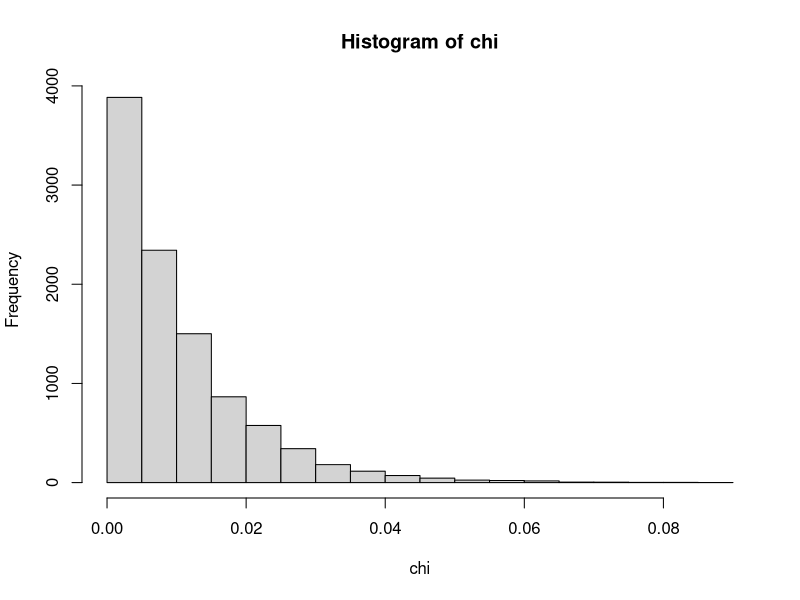
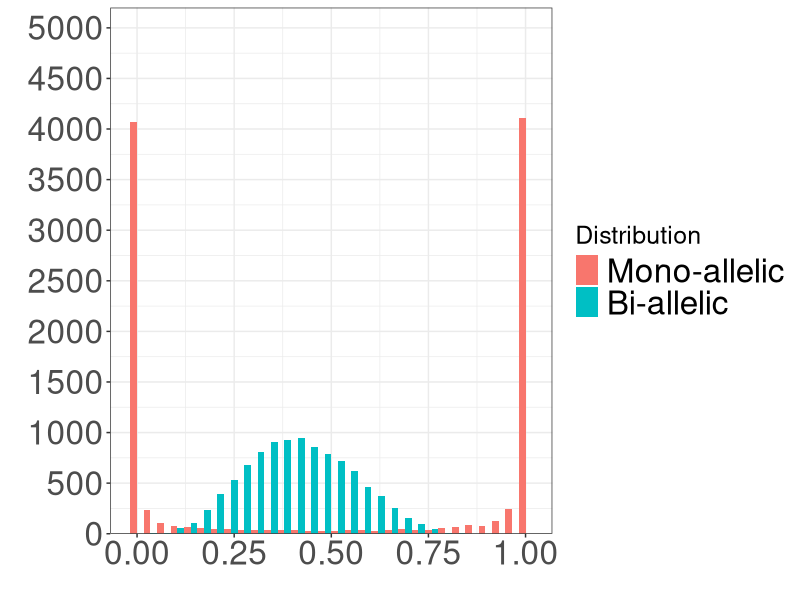

Recreate these plots in R, in order. (Note: this script raises an error after producing the figures.)
library(ggplot2)
#setwd("~/phylo-express-paper/figures/")

epsilon <- 0.01
chi <- rbeta(n = 10000, shape1 = 100 * epsilon, shape2 = 100 * (1 - epsilon))
hist(chi)

PlotFunction <- function(p, base_size = 12) {
  p <- p + theme(axis.title = element_text(size = base_size * 2))
  p <- p + theme(axis.text.x = element_text(size = base_size * 2), axis.text.y = element_text(size = base_size * 2))
  p <- p + theme(plot.title = element_text(size = base_size * 2))
  p <- p + theme(legend.text = element_text(size = base_size * 2), legend.title = element_text(size = base_size*1.5))
  return(p)
}

PlotMixture <- function(alpha0, beta0, alpha_n, beta_n, file_path, base_size = 12) {
  x_mono <- rbeta(n, shape1 = alpha0, shape2 = beta0)
  x_bi <- rbeta(n, shape1 = alpha_n, shape2 = beta_n)

  x_mono.df <- data.frame(y=x_mono, type="Mono-allelic")
  x_bi.df <- data.frame(y=x_bi, type="Bi-allelic")
  df <- rbind(x_mono.df, x_bi.df)
  df$type <- factor(df$type, levels = c("Mono-allelic", "Bi-allelic"))
  p <- ggplot(df, aes(y, fill = type)) + geom_histogram(position = "dodge")
  p <- p + theme_bw()
  p <- p + scale_y_continuous(expand = c(0, 0), breaks = seq(0, 5000, 500), limits = c(0, 5200))
  p <- p + ylab("") + xlab("") + labs(fill = "Distribution")
  p <- p + theme(axis.text.x = element_text(size = base_size*2), axis.text.y = element_text(size = base_size * 2))
  p <- p + theme(legend.text = element_text(size = base_size * 2), legend.title = element_text(size = base_size*1.5))
  ggsave(filename = file_path, p, width = 8, height = 8, units = "in")
  return(list(pl=p, dat=df))
}

set.seed(123)

n <- 10000
alpha_n <- 5
beta_n <- 7

alpha0 <- 0.05
beta0 <- 0.05
ret <- PlotMixture(alpha0, beta0, alpha_n, beta_n, "_figures/supp/scRNA_05.pdf")
write.csv(ret$dat, file = "data/NatComm/SupplementaryFigure7a.csv", quote = F, row.names = F)

alpha0 <- 0.01
beta0 <- 0.01
ret <- PlotMixture(alpha0, beta0, alpha_n, beta_n, "_figures/supp/scRNA_01.pdf")
write.csv(ret$dat, file = "data/NatComm/SupplementaryFigure7b.csv", quote = F, row.names = F)

alpha0 <- 0.005
beta0 <- 0.005
pl <- PlotMixture(alpha0, beta0, alpha_n, beta_n, "_figures/supp/scRNA_005.pdf")

alpha0 <- 0.001
beta0 <- 0.001
pl <- PlotMixture(alpha0, beta0, alpha_n, beta_n, "_figures/supp/scRNA_001.pdf")

#alpha0 <- 0.01
#beta0 <- 0.01
#alpha_n <- 3
#beta_n <- 10
#pl <- PlotMixture(alpha0, beta0, alpha_n, beta_n, "_figures/supp/scRNA_01_.pdf")


df <- data.frame()
epsilons <- c(0.05, 0.01, 0.005)
for (epsilon in epsilons) {
  xx <- rbeta(n, shape1 = epsilon, shape2 = 1 - epsilon)
  df <- rbind(df, data.frame(y=xx, type=paste("", epsilon, sep="")))
}
df$type <- factor(df$type, levels = c("0.05", "0.01", "0.005"))

p <- ggplot(df, aes(y, fill = type)) + geom_histogram(position = "dodge")
p <- p + theme_bw()
p <- p + scale_y_continuous(expand = c(0, 0))
p <- p + xlab("") + ylab("") + labs(fill = "Sequencing error")
p <- PlotFunction(p)
ggsave(filename = "_figures/supp/scRNA_error.pdf", p, width = 8, height = 8, units = "in")
write.csv(df, file = "data/NatComm/SupplementaryFigure7c.csv", quote = F, row.names = F)
